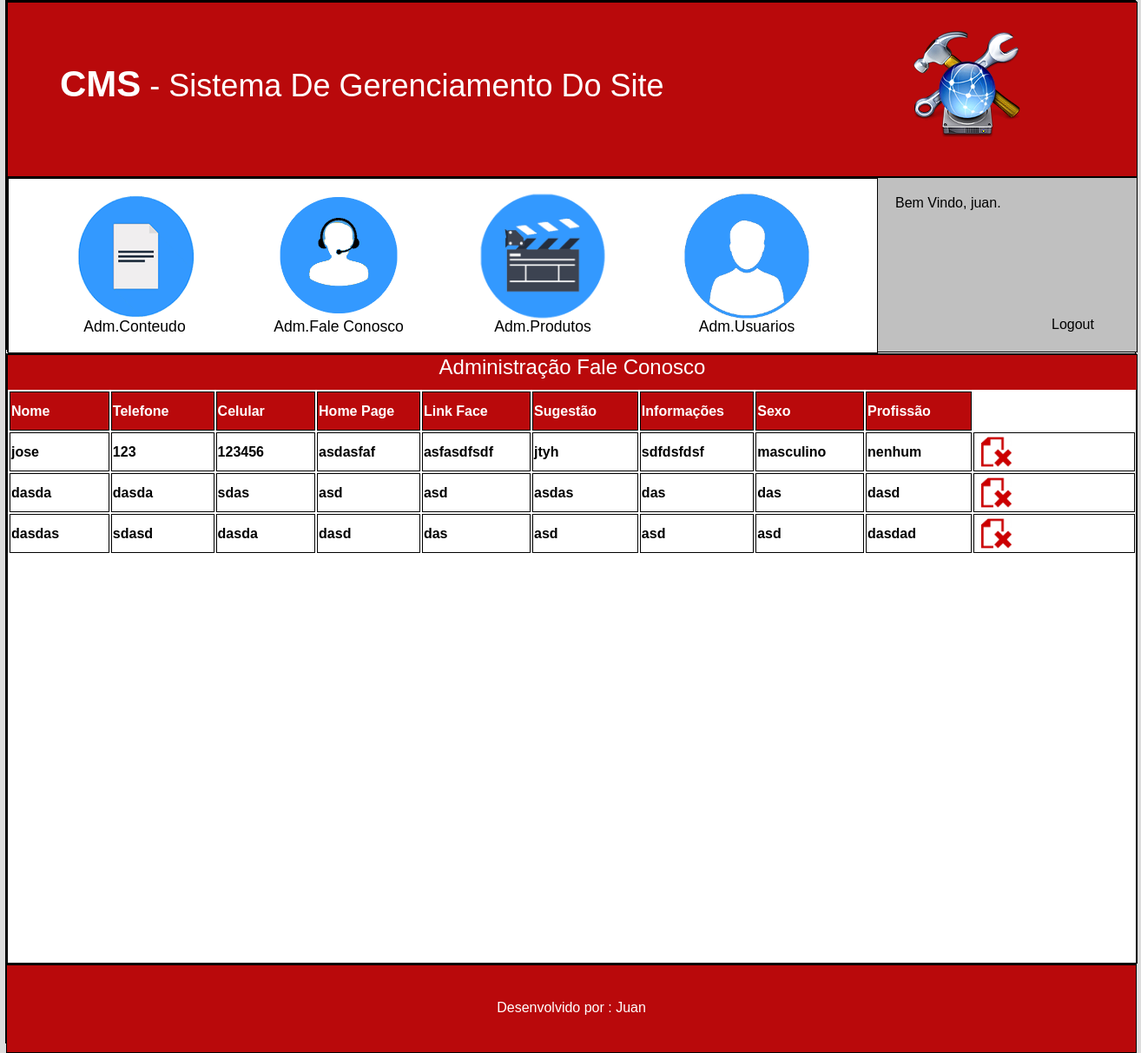
The app's page /cms/admfale.php (signed in) with its own data.
### tables this page shows
CREATE TABLE `tblfaleconosco` (
  `id` int(10) unsigned NOT NULL AUTO_INCREMENT,
  `nome` varchar(45) NOT NULL,
  `telefone` varchar(45) DEFAULT NULL,
  `celular` varchar(45) NOT NULL,
  `email` varchar(45) NOT NULL,
  `homepag` varchar(45) DEFAULT NULL,
  `linkface` varchar(45) DEFAULT NULL,
  `sugestao` text,
  `infoprodutos` varchar(45) DEFAULT NULL,
  `sexo` varchar(45) NOT NULL,
  `profissao` varchar(45) NOT NULL,
  PRIMARY KEY (`id`) USING BTREE
);

### cms/admfale.php (the view, shortened to what this page needs)
<!DOCTYPE HTML SYSTEM>
<html>
	<head>
		<link rel="stylesheet" type="text/css" href="css/style.css">
	</head>
	<body>
		<section  id="corpo">
			<header id="header">
				<div id="cabecalho1">
					<div id="texto">
						<b>CMS</b> - Sistema De Gerenciamento Do Site
					</div>
					<div id="img">
						<img src="imagem/1.png">
					</div>
				</div>
				<div id="cabecalho2">
					<div id="fundoCaixas">
						<div class="caixasOpcoes">
							<div class="imagem">
								<A href="admconteudo.php"><img src="imagem/2.png" height="130px" width="130px"></A>
							</div>
							<div class="detalhes">
								Adm.Conteudo
							</div>
						</div>
						<div class="caixasOpcoes">
							<div class="imagem">
								<A href="admfale.php"><img src="imagem/3.png" height="130px" width="130px"></A>
							</div>
							<div class="detalhes">
								Adm.Fale Conosco
							</div>
						</div>
						<div class="caixasOpcoes">
							<div class="imagem">
								<A href="admproduto.php"><img src="imagem/4.png" height="130px" width="130px"></A>
							</div>
							<div class="detalhes">
								Adm.Produtos
							</div>
						</div>
						<div class="caixasOpcoes">
							<div class="imagem">
								<A href="admusuario.php"><img src="imagem/5.png" height="130px" width="130px"></A>
							</div>
							<div class="detalhes">
								Adm.Usuarios
							</div>
						</div>
					</div>
					<div id="infoLogin">
						<div id="bemvindoInfo">
							Bem Vindo, <?php echo($_SESSION['UsuarioNome'])?>.
						</div>
						<div id="logoutInfo">
							<A href="admfale.php?modo=sair">Logout</A>
						</div>
					</div>
				</div>
			</header>
			<nav id="nav">
				<div id="admFaleConosco">
					<div class="titulo">Administração Fale Conosco</div>
					<table>
						<tr>
							<td class="tabelaConsulta2">Nome</td>
							<td class="tabelaConsulta2">Telefone</td>
							<td class="tabelaConsulta2">Celular</td>
							<td class="tabelaConsulta2">Home Page</td>
							<td class="tabelaConsulta2">Link Face</td>
							<td class="tabelaConsulta2">Sugestão</td>
							<td class="tabelaConsulta2">Informações</td>
							<td class="tabelaConsulta2">Sexo</td>
							<td class="tabelaConsulta2">Profissão</td>
						</tr>
						<?php
							$sql = "select * from tblfaleconosco";
							$select = mysql_query($sql);
							while($rs = mysql_fetch_array($select)){
						?>
						<tr>
							<td class="tabelaConsulta21"><?php echo($rs['nome']);?></td>
							<td class="tabelaConsulta21"><?php echo($rs['telefone']);?></td>
							<td class="tabelaConsulta21"><?php echo($rs['celular']);?></td>
							<td class="tabelaConsulta21"><?php echo($rs['homepag']);?></td>
							<td class="tabelaConsulta21"><?php echo($rs['linkface']);?></td>
							<td class="tabelaConsulta21"><?php echo($rs['sugestao']);?></td>
							<td class="tabelaConsulta21"><?php echo($rs['infoprodutos']);?></td>
							<td class="tabelaConsulta21"><?php echo($rs['sexo']);?></td>
							<td class="tabelaConsulta21"><?php echo($rs['profissao']);?></td>
							<td class="tabelaConsulta">
								<a href="admfale.php?modo=excluir&id=<?php echo($rs['id'])?>"><img class="img" src="imagem/d1.jpg"> </a>
							</td>
						</tr>
						<?php
							}
						?>
					</table>
				</div>
			</nav>
			<footer id="footer">
				<span id="">Desenvolvido por : Juan</span>
			</footer>
		</section>
	</body>
</html>

### cms/css/style.css (style rules this page uses)
a:link, a:visited { text-decoration: none; color: #000000; }
body { margin:0px; font-family:Verdana, Arial, Helvetica, sans-serif; background-color:#DCDCDC; }
#corpo { height:1200px; width:1300px; margin-left:auto; margin-right:auto; border:1px solid #000000; background-color:#ffffff; }
#header { height:400px; width:1300px; border:1px solid #000000; }
#cabecalho1 { background-color:#B9090B; color:#ffffff; height:170px; width:1300px; border:1px solid #000000; font-size:36px; padding-top:30px; }
b { font-size:42px; font-weight:bold; }
#texto { margin-left:60px; padding-top:40px; float:left; height:100px; width:800px; border:0px solid #000000; }
#img { margin-left:120px; padding-left:60px; float:left; height:140px; width:200px; border:0px solid #000000; }
#cabecalho2 { height:200px; width:1300px; border:1px solid #000000; background-color:#C0C0C0; }
#fundoCaixas { float:left; height:200px; width:1000px; border:1px solid #000000; background-color:#ffffff; }
.caixasOpcoes { margin-top:10px; margin-left:55px; float:left; height:180px; width:180px; border:0px solid #000000; border-radius: 37px 37px 37px 37px; -moz-border-radius: 37px 37px 37px 37px; -webkit-border-radius: 37px 37px 37px 37px; background-color:#ffffff; transform:scale(1.1); }
.imagem { margin-top:15px; margin-right:auto; margin-left:auto; height:130px; width:130px; border:0px solid #000000; }
.detalhes { height:30px; width:180px; border:0px solid #000000; text-align:center; }
#infoLogin { float:left; height:200px; width:290px; border:0px solid #000000; }
#bemvindoInfo { padding-top:20px; padding-left:20px; height:140px; width:260px; border:0px solid #000000; }
#logoutInfo { height:20px; width:80px; border:0px solid #000000; padding-left:200px; }
#nav { float:left; height:auto; width:1300px; border:1px solid #000000; background-color:#ffffff; }
.titulo { width:100%; height:40px; background-color:#B9090B; color:#ffffff; font-size:24px; text-align:center; }
#admFaleConosco { height:700px; width:1300px; border:1px solid #000000; }
.tabelaConsulta2 { height:45px; width:150px; border:1px solid #000000; font-weight:bold; background-color:#B9090B; color:#ffffff; }
.tabelaConsulta21 { height:45px; width:150px; border:1px solid #000000; font-weight:bold; background-color:#ffffff; color:#000000; }
.tabelaConsulta { height:45px; width:280px; border:1px solid #000000; font-weight:bold; background-color:#ffffff; }
.img { margin-left:7px; height:35px; width:35px; border:0px solid #000000; float:left; }
#footer { float:left; padding-top:40px; text-align:center; height:60px; width:1300px; border:1px solid #000000; background-color:#B9090B; color:#ffffff; }

### records on screen
tblfaleconosco: nome "jose", telefone "123", celular "123456", homepag "asdasfaf", linkface "asfasdfsdf", sugestao "jtyh", infoprodutos "sdfdsfdsf", sexo "masculino", profissao "nenhum"
tblfaleconosco: nome "dasda", telefone "dasda", celular "sdas", homepag "asd", linkface "asd", sugestao "asdas", infoprodutos "das", sexo "das", profissao "dasd"
tblfaleconosco: nome "dasdas", telefone "sdasd", celular "dasda", homepag "dasd", linkface "das", sugestao "asd", infoprodutos "asd", sexo "asd", profissao "dasdad"

### other values on screen
$_SESSION['UsuarioNome'] "juan"
